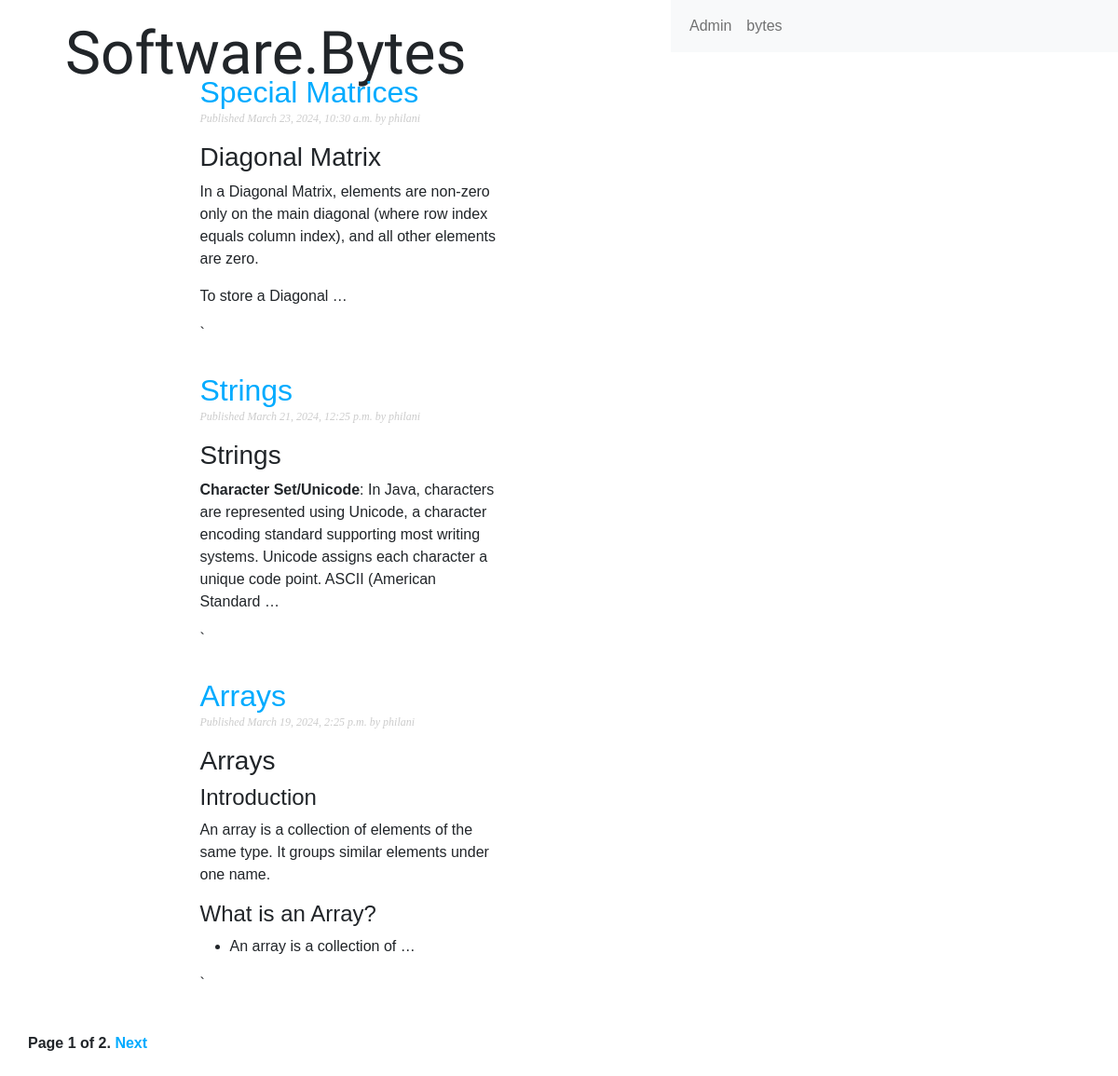
Screenshot of /blog/ with the database file from the repository.
### blog/models.py (models this page shows, shortened)
class Post(models.Model):
    class Status(models.TextChoices):
        DRAFT='DF','Draft'
        PUBLISHED='PB','Published'
    title=models.CharField(max_length=250)
    slug=models.SlugField(max_length=250,unique_for_date='publish')
    author=models.ForeignKey(User,on_delete=models.CASCADE,related_name='blog_posts')
    body=models.TextField()
    publish=models.DateTimeField(default=timezone.now)
    created=models.DateTimeField(auto_now_add=True)
    updated=models.DateTimeField(auto_now=True)
    status=models.CharField(max_length=2,choices=Status.choices,default=Status.DRAFT)
    objects=models.Manager()# the default manager
    published=PublishedManager() #Our custom manager
    class Meta:
        ordering=['-publish']
        indexes=[models.Index(fields=['-publish']),]
    def get_absolute_url(self):
        return reverse('blog:post_detail',
                        args=[self.publish.year,
                              self.publish.month,
                              self.publish.day,
                              self.slug])

### blog/views.py (the view)
# urls.py: path('', views.PostListView.as_view(), name='post_list'),
class PostListView(ListView):
    queryset = Post.published.all()
    context_object_name = 'posts'
    paginate_by = 3
    template_name = 'blog/post/list.html'

### blog/templatetags/blog_tags.py (called while the page is built)
@register.filter(name='markdown')
def markdown_format(text):
    return mark_safe(markdown.markdown(text))

### blog/templates/blog/post/list.html (shortened to what this page needs)
{% extends "blog/base.html" %}
{% load blog_tags %}
{% block content %}
<div class="logo">
    <a class="logo"><span>Software.</span>Bytes</a>
</div>
<div class="container">
    <div class="row">
        <div class="col-lg-6 mx-auto col-md-8 col-12">
{% for post in posts %}
    <h2 >
        <a href="{{ post.get_absolute_url }}">
            {{ post.title }}
        </a>
    </h2>
    <p class="date">
        Published {{ post.publish }} by {{ post.author }}
    </p>
    {{ post.body|markdown|truncatewords_html:30 }}`
    {% endfor %}
        </div>
    </div>
</div>
    {% include "pagination.html" with page=page_obj %}
    {% endblock %}

### blog/static/css/blog.css (style rules this page uses)
body { margin:0; padding:0; font-family:helvetica, sans-serif; }
.logo { height: 50px; font-size: 2em; font-family: "Reenie Beanie", cursive; padding: 10px 20px; top: 0%; left: 0%; }
a { color:#00abff; text-decoration:none; }
a.logo { color: unset; }
h2 { font-weight:normal; margin:30px 0 0; }
p.date { color:#ccc; font-family: georgia, serif; font-size: 12px; font-style: italic; }

### rows the page displays
Post: title "Special Matrices", publish "March 23, 2024, 10:30 a.m.", author "philani", body "Diagonal Matrix In a Diagonal Matrix, elements are non-zero only on the main diagonal (where row index equals column index), and all other elements are zero. To store a Diagonal …"
Post: title "Strings", publish "March 21, 2024, 12:25 p.m.", author "philani", body "Strings Character Set/Unicode : In Java, characters are represented using Unicode, a character encoding standard supporting most writing systems. Unicode assigns each character a unique code point. ASCII (American Standard …"
Post: title "Arrays", publish "March 19, 2024, 2:25 p.m.", author "philani", body "Arrays Introduction An array is a collection of elements of the same type. It groups similar elements under one name. What is an Array? An array is a collection of …"

### other values shown
{{ page.number }} "1"
{{ page.paginator.num_pages }} "2"
